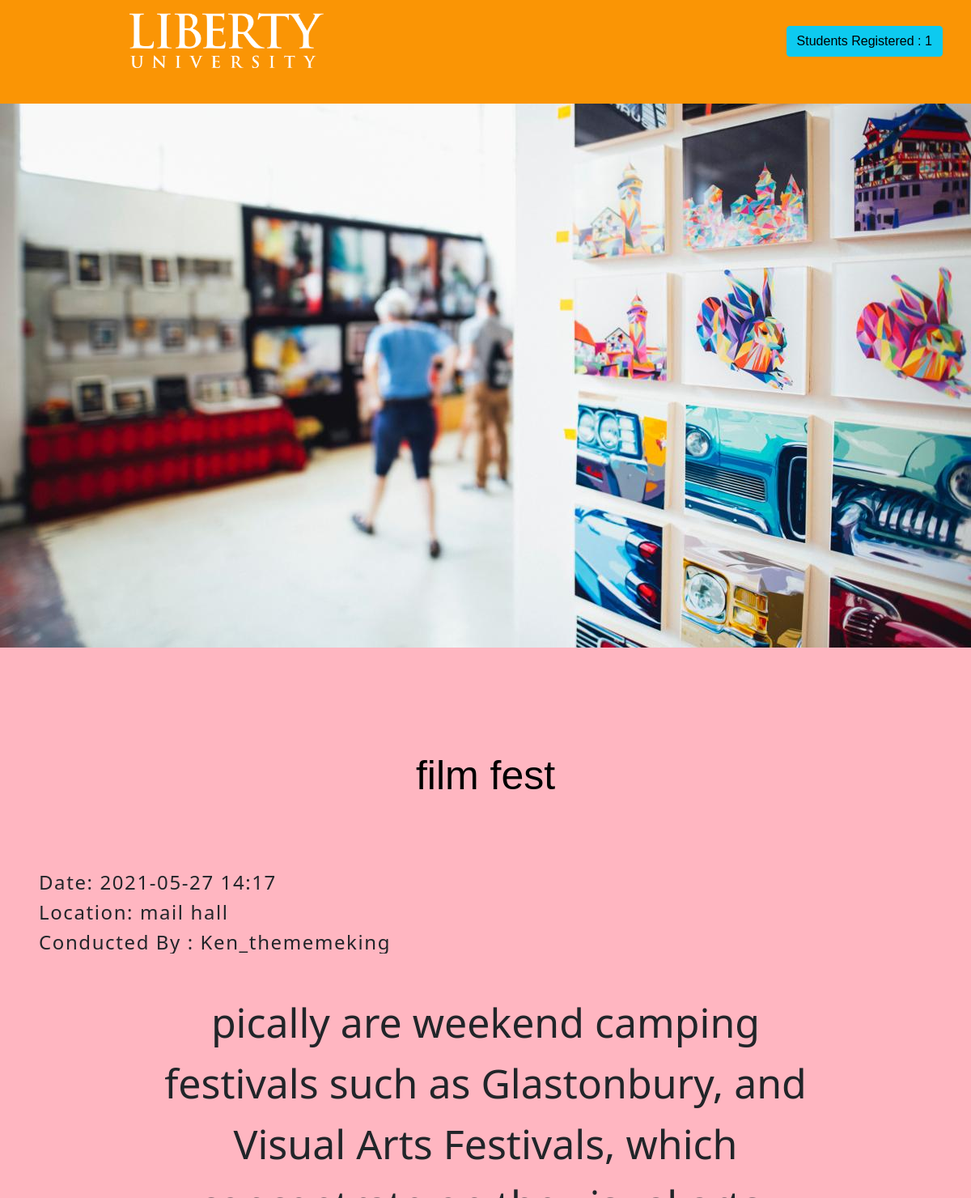
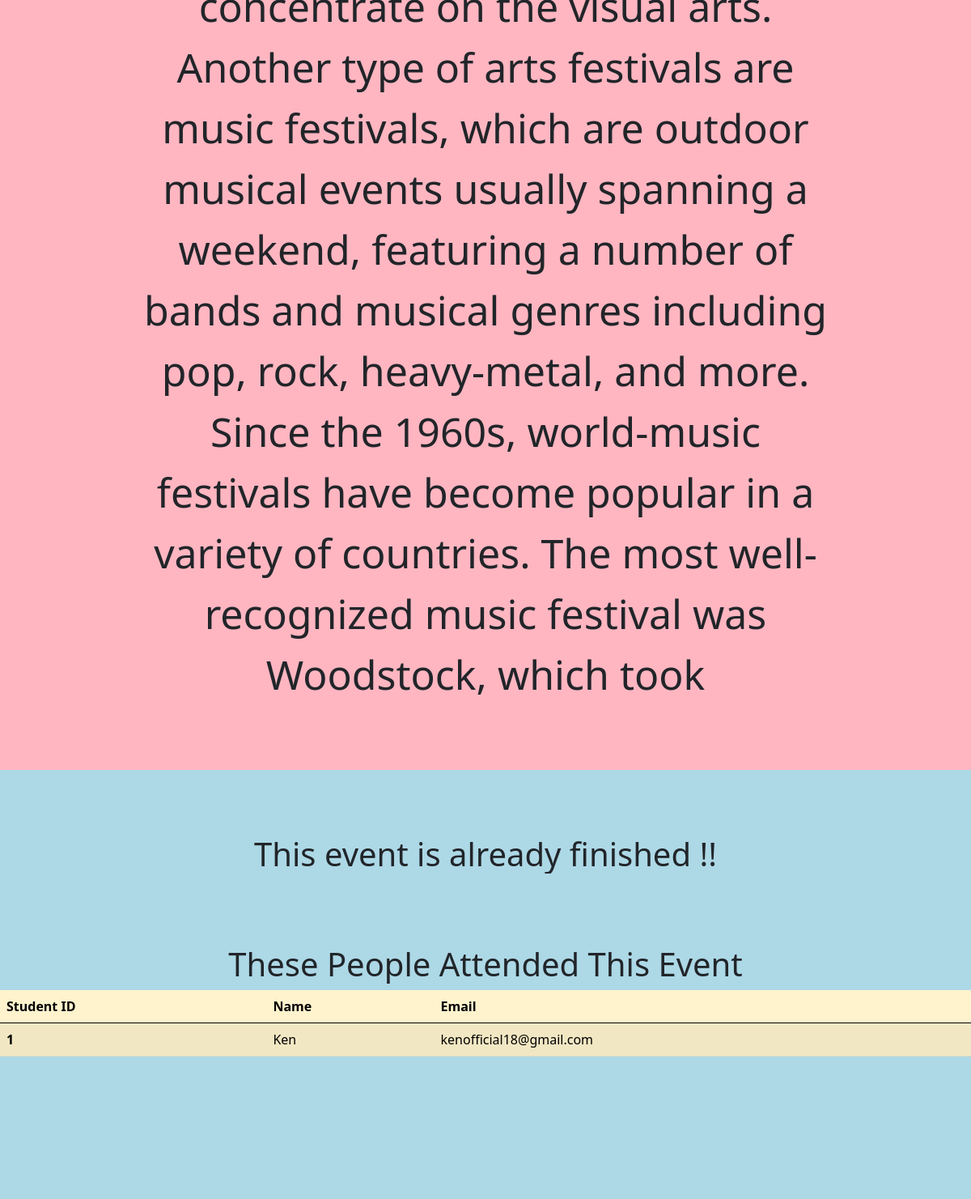
The page /2 (signed in) on the database its author committed (2 pictures, top to bottom).
### event_portal_main/models.py (models this page shows, shortened)
class Event(db.Model):
    __tablename__ = 'events'
    users = db.relationship(User)
    id = db.Column(db.Integer , primary_key=True)
    user_id = db.Column(db.Integer,db.ForeignKey('users.id'),nullable=False)
    date = db.Column(db.String, nullable=False)
    title = db.Column(db.String(140),nullable=False)
    description = db.Column(db.Text,nullable=False)
    participants = db.Column(db.Integer,nullable=False)
    location = db.Column(db.String,nullable=False)
    banner = db.Column(db.String,nullable=False)

class User(db.Model,UserMixin):
    __tablename__ = "users"
    id = db.Column(db.Integer,primary_key = True)
    profile_image = db.Column(db.String(20),nullable=False,default='default_profile.png')
    email = db.Column(db.String(64),unique=True,index=True)
    username = db.Column(db.String(64),unique=True,index=True)
    password_hash = db.Column(db.String(128))
    events = db.relationship("Event",backref="organiser",lazy=True)
    registered_events = db.relationship('Event', secondary=registered, backref=db.backref('coming', lazy='dynamic'))

### event_portal_main/event/views.py (the view)
@events.route('/<int:event_id>',methods=["POST","GET"])
@login_required
def view_event(event_id):
    event = Event.query.get_or_404(event_id)
    id = current_user.id
    number_of_participants = event.coming.count()
    today = datetime.datetime.now().strftime("%Y-%m-%d %H-%M")
    if request.method == "POST":
        user = User.query.filter_by(id=id).first()
        if user is not None:
            token = s.dumps(user.email,salt="rsvp-letter")
            msg = Message("RSVP MODULE",sender='bostonpublicschooleventportal@gmail.com',recipients=[user.email])
            link = url_for("events.confirmed_rsvp" , token=token,event_id=event.id,_external=True)
            msg.body = "BostonEdPortal has sent you an rsvp invitation"
            msg.html = render_template("rsvp.html",link=link,event=event)
            mail.send(msg)
            return redirect(url_for("events.view_event",event_id=event.id))
        else:
            flash("Please give username same as your account username")
            request.form["name"] = ""
    elif request.method == "GET":
        return render_template("view_event.html",event=event,number_of_participants=number_of_participants,today=today)

### event_portal_main/models.py (called while the page is built)
@login_manager.user_loader
def load_user(user_id):
    return User.query.get(user_id)

### event_portal_main/templates/view_event.html (shortened to what this page needs)
<!DOCTYPE html>
<html lang="en" dir="ltr">
<head>
    <link rel="stylesheet" type="text/css" href="../static/styles/resources/css/event_normalize.css">
    <link rel="stylesheet" type="text/css" href="../static/styles/resources/css/event_grid.css">
    <link rel="stylesheet" href="../static/styles/resources/css/speech.css">
    <link href="https://cdn.jsdelivr.net/npm/bootstrap@5.0.1/dist/css/bootstrap.min.css" rel="stylesheet">
</head>
<body>
    <Header style="background-image : url('{{ url_for('static',filename='event_banner/'+event.banner) }}')")>
        <nav>
            <a href="{{ url_for('core.home') }}"><img src="../static/styles/resources/img/liberty_logo.png" alt="A logo" class="liberty-logo"></a>
            <ul class="nav-class">
                <li><a class="btn btn-info" href="#">Students Registered : {{ number_of_participants }}</a></li>
            </ul>
        </nav>
    </Header>
        <div class="detail-class">
            <h2>{{ event.title }}</h2>
            <h4>Date: {{ event.date }} </h4>
            <h4>Location: {{ event.location }}</h4>
            <h4>Conducted By : {{ event.organiser.username }}</h4>
            <p> {{ event.description }}</p>
        </div>
                     <section class="section-form">
                        <div class="content">
                            <form method="post" action="#" class="contact-form">
                                {% if number_of_participants >= event.participants %}
                                    <h1>You can't register , participant limit is reached</h1>
                                {% elif today >= event.date %}
                                    <h1>This event is already finished !!</h1>
                                {% else %}
                                <input type="submit" class="rsvp-btn" href="#" value="GET RSVP">
                                {% endif %}
                            </form>
                        </div>
                         <section>
                                  <div class="users-registered">
                                      {% if today >= event.date %}
                                      <h1 align="center">These People Attended This Event</h1>
                                      {% else %}
                                      <h1 align="center">These People Are Coming For This Event</h1>
                                      {% endif %}
        <table class="table table-warning table-striped">
    <thead>
    <tr>
      <th scope="col">Student ID</th>
      <th scope="col">Name</th>
      <th scope="col">Email</th>
    </tr>
  </thead>
  <tbody>
  {% for student in event.coming %}
    <tr>
      <th scope="row">{{ student.id }}</th>
      <td>{{ student.username }}</td>
      <td>{{ student.email }}</td>
    </tr>
    {% endfor %}
   </table>
    </div>
     </section>
</body>
</html>

### event_portal_main/static/styles/resources/css/speech.css (style rules this page uses)
* { margin: 0; padding: 0; box-sizing: border-box; overflow-x: hidden; }
html,body { background-color: #fff; color: #556; font-weight: 300; font-family:Arial, Helvetica, sans-serifS; text-rendering: optimizeLegibility; }
h1 { font-size: 50px; font-family: font-family: 'Source Sans Pro', sans-serif; }
h2 { font-size: 50px; padding: 5rem 0rem; }
h4 { font-size: 50px; }
a { text-decoration: none; font-size: 50px; font-family:Arial, Helvetica, sans-serif; color: whitesmoke; }
p { font-size: 50px; }
header { background-position: center; background-size: cover; height: 50em; overflow:hidden; }
.liberty-logo { width: 15rem; margin-left: 10rem; margin-top: 1rem; }
nav { background : #fa9505; height : 8em; }
.nav-class { float: right; margin-right: .2rem; list-style: none; font-weight: 600; }
.nav-class li { display: inline-block; margin: 2rem; text-transform:capitalize; }
.detail-class { background-color : lightpink; }
.detail-class h2 { font-family:'Lucida Sans', 'Lucida Sans Regular', 'Lucida Grande', 'Lucida Sans Unicode', Geneva, Verdana, sans-serif; font-size : 50px; text-align: center; margin-top: 3rem; color: black; }
.detail-class h4 { margin-left: 3rem; letter-spacing: .1rem; }
.detail-class p { margin-top: 3rem; margin-left: 10rem; margin-right: 10rem; margin-bottom: 5rem; text-align: center; }
.contact-form { width: 60%; margin: 0 auto; }
section { padding: 80px 0; }
.section-form { background : lightblue; }
.content { display : flex; flex-direction : column; justify-content : center; align-items : center; height : 100%; text-align : center; padding : 0 20px; }
h1,h2,h3,h4 { overflow:hidden; }

### rows shown on the page
Event: banner (picture), title "film fest", date "2021-05-27 14:17", location "mail hall", description "pically are weekend camping festivals such as Glastonbury, and Visual Arts Festivals, which concentrate on the visual arts. Another type of arts festivals are music festivals, which are outdoor musical events usually spanning a weekend, featuring a number of bands and musical genres including pop, rock, heavy-metal, and more. Since the 1960s, world-music festivals have become popular in a variety of countries. The most well-recognized music festival was Woodstock, which took"
User: organiser.username "Ken_thememeking"
User: id "1", username "Ken", email "kenofficial18@gmail.com"

### other values the page prints
{{ number_of_participants }} "1"
